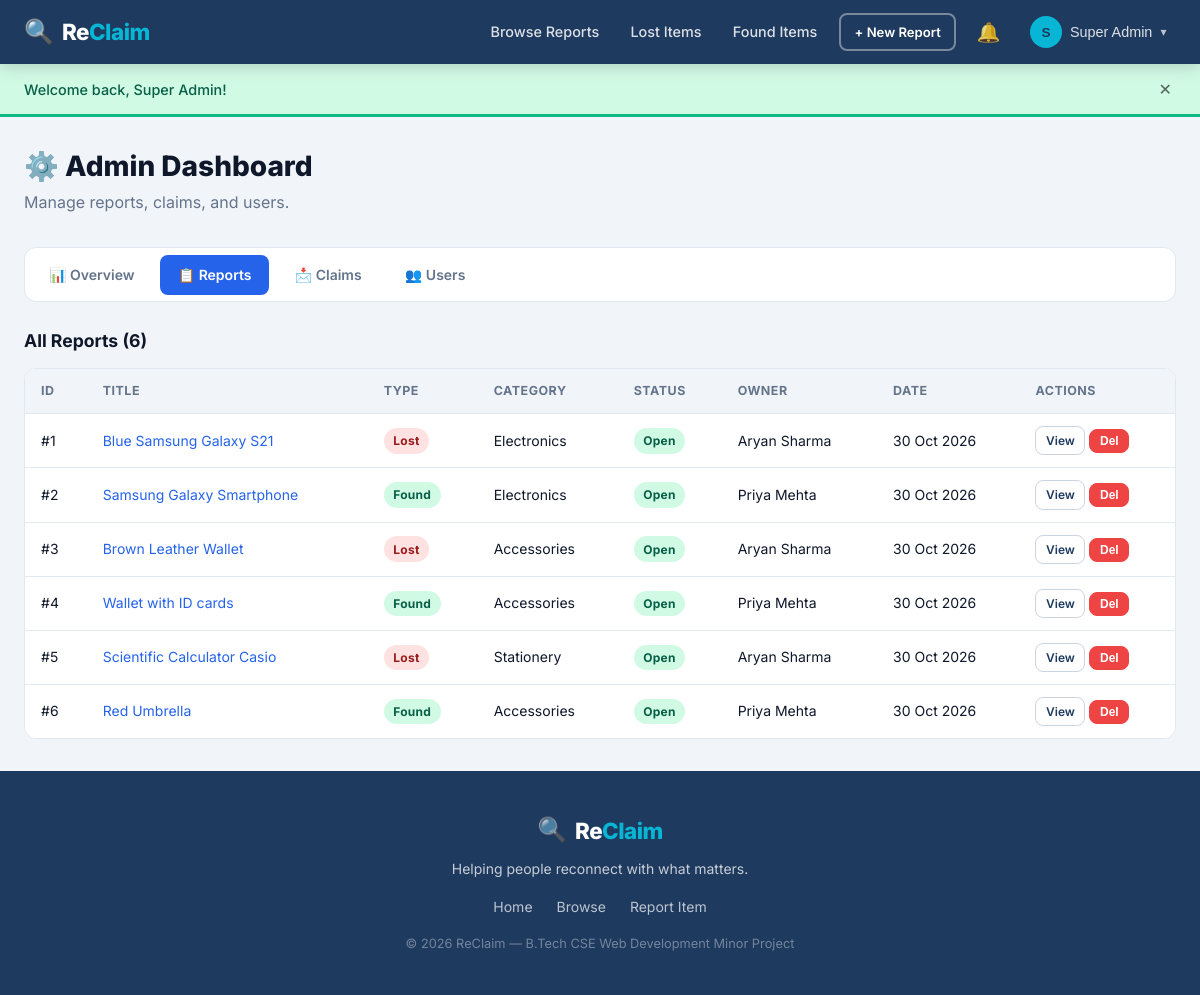
The page /admin.php?tab=reports (signed in) on the database its author committed.
### tables this page shows
CREATE TABLE IF NOT EXISTS reports (
    id            INT UNSIGNED    NOT NULL AUTO_INCREMENT,
    user_id       INT UNSIGNED    NOT NULL,
    type          ENUM('lost','found') NOT NULL,
    title         VARCHAR(200)    NOT NULL,
    category      VARCHAR(100)    NOT NULL,
    description   TEXT            DEFAULT NULL,
    location      VARCHAR(200)    DEFAULT NULL,
    incident_date DATE            NOT NULL,
    status        ENUM('open','claimed','resolved','closed') NOT NULL DEFAULT 'open',
    image_path    VARCHAR(500)    DEFAULT NULL,
    is_deleted    TINYINT(1)      NOT NULL DEFAULT 0,
    created_at    TIMESTAMP       NOT NULL DEFAULT CURRENT_TIMESTAMP,
    updated_at    TIMESTAMP       NOT NULL DEFAULT CURRENT_TIMESTAMP ON UPDATE CURRENT_TIMESTAMP,
    PRIMARY KEY   (id),
    KEY idx_user_id     (user_id),
    KEY idx_type        (type),
    KEY idx_status      (status),
    KEY idx_category    (category),
    KEY idx_incident_date (incident_date),
    KEY idx_is_deleted  (is_deleted),
    CONSTRAINT fk_reports_user FOREIGN KEY (user_id) REFERENCES users (id) ON DELETE CASCADE
);

CREATE TABLE IF NOT EXISTS users (
    id           INT UNSIGNED    NOT NULL AUTO_INCREMENT,
    name         VARCHAR(100)    NOT NULL,
    email        VARCHAR(150)    NOT NULL,
    password_hash VARCHAR(255)   NOT NULL,
    role         ENUM('user','admin') NOT NULL DEFAULT 'user',
    phone        VARCHAR(30)     DEFAULT NULL,
    created_at   TIMESTAMP       NOT NULL DEFAULT CURRENT_TIMESTAMP,
    updated_at   TIMESTAMP       NOT NULL DEFAULT CURRENT_TIMESTAMP ON UPDATE CURRENT_TIMESTAMP,
    PRIMARY KEY  (id),
    UNIQUE KEY   uq_email (email)
);

### admin.php (the view, shortened to what this page needs)
<?php
require_once __DIR__ . '/includes/functions.php';
require_once __DIR__ . '/config/db.php';
$tab       = in_array($_GET['tab'] ?? '', ['overview','reports','claims','users'])
             ? $_GET['tab']
             : 'overview';
$allReports = [];
if ($tab === 'reports') {
    $stmt = $pdo->query(
        "SELECT r.*, u.name AS owner_name FROM reports r
         JOIN users u ON r.user_id = u.id
         WHERE r.is_deleted = 0
         ORDER BY r.created_at DESC LIMIT 100"
    );
    $allReports = $stmt->fetchAll();
}
require_once __DIR__ . '/includes/header.php';
?>
<div class="container page-container">
    <div class="page-header">
        <h1 class="page-title">⚙️ Admin Dashboard</h1>
        <p class="page-subtitle">Manage reports, claims, and users.</p>
    </div>
    <nav class="tab-nav" aria-label="Admin sections">
        <?php foreach (['overview'=>'📊 Overview','reports'=>'📋 Reports','claims'=>'📩 Claims','users'=>'👥 Users'] as $t => $label): ?>
            <a href="admin.php?tab=<?= $t ?>"
               class="tab-btn <?= $tab===$t ? 'active':'' ?>">
                <?= $label ?>
            </a>
        <?php endforeach; ?>
    </nav>
    <?php if ($tab === 'reports'): ?>
    <h2 class="section-title">All Reports (<?= count($allReports) ?>)</h2>
    <div class="admin-table-wrap">
        <table class="admin-table">
            <thead>
                <tr>
                    <th>ID</th><th>Title</th><th>Type</th><th>Category</th>
                    <th>Status</th><th>Owner</th><th>Date</th><th>Actions</th>
                </tr>
            </thead>
            <tbody>
            <?php foreach ($allReports as $r): ?>
            <tr>
                <td>#<?= $r['id'] ?></td>
                <td><a href="report-view.php?id=<?= $r['id'] ?>"><?= h(mb_strimwidth($r['title'],0,50,'…')) ?></a></td>
                <td><?= format_type_badge($r['type']) ?></td>
                <td><?= h($r['category']) ?></td>
                <td><?= format_status_badge($r['status']) ?></td>
                <td><?= h($r['owner_name']) ?></td>
                <td><?= date('d M Y', strtotime($r['created_at'])) ?></td>
                <td>
                    <a href="report-view.php?id=<?= $r['id'] ?>" class="btn btn-xs btn-outline">View</a>
                    <form method="POST" action="actions/admin-action.php" style="display:inline">
                        <button class="btn btn-xs btn-danger"
                                onclick="return confirm('Delete report #<?= $r['id'] ?>?')">Del</button>
                    </form>
                </td>
            </tr>
            <?php endforeach; ?>
            </tbody>
        </table>
    </div>
    <?php endif;  ?>
</div>
<?php require_once __DIR__ . '/includes/footer.php'; ?>

### includes/functions.php (shortened to what this page needs)
<?php
function h(string $str): string {
    return htmlspecialchars($str, ENT_QUOTES | ENT_HTML5, 'UTF-8');
}
function format_status_badge(string $status): string {
    $map = [
        'open'      => ['class' => 'badge-success',  'label' => 'Open'],
        'claimed'   => ['class' => 'badge-warning',  'label' => 'Claimed'],
        'resolved'  => ['class' => 'badge-info',     'label' => 'Resolved'],
        'closed'    => ['class' => 'badge-secondary','label' => 'Closed'],
        'pending'   => ['class' => 'badge-warning',  'label' => 'Pending'],
        'approved'  => ['class' => 'badge-success',  'label' => 'Approved'],
        'rejected'  => ['class' => 'badge-danger',   'label' => 'Rejected'],
        'confirmed' => ['class' => 'badge-info',     'label' => 'Confirmed'],
        'dismissed' => ['class' => 'badge-secondary','label' => 'Dismissed'],
    ];
    $entry = $map[$status] ?? ['class' => 'badge-secondary', 'label' => ucfirst($status)];
    return '<span class="badge ' . $entry['class'] . '">' . $entry['label'] . '</span>';
}
function format_type_badge(string $type): string {
    if ($type === 'lost') {
        return '<span class="badge badge-danger">Lost</span>';
    }
    return '<span class="badge badge-success">Found</span>';
}

### css/style.css (style rules this page uses)
:root { --primary: #1e3a5f; --primary-light: #2563eb; --primary-hover: #1d4ed8; --accent: #06b6d4; --accent-light: #e0f7fa; --success: #10b981; --success-light: #d1fae5; --warning: #f59e0b; --warning-light: #fef3c7; --danger: #ef4444; --danger-light: #fee2e2; --info: #3b82f6; --info-light: #dbeafe; --bg: #f1f5f9; --bg-alt: #e8edf5; --card-bg: #ffffff; --nav-bg: #1e3a5f; --text: #0f172a; --text-muted: #64748b; --text-light: #94a3b8; --border: #e2e8f0; --border-dark: #cbd5e1; --font: 'Inter', -apple-system, BlinkMacSystemFont, 'Segoe UI', sans-serif; --font-mono: 'Fira Code', 'Courier New', monospace; --radius: 12px; --radius-sm: 8px; --radius-lg: 20px; --shadow-sm: 0 1px 3px rgba(0,0,0,.08), 0 1px 2px rgba(0,0,0,.05); --shadow: 0 4px 16px rgba(0,0,0,.10); --shadow-lg: 0 12px 40px rgba(0,0,0,.15); --shadow-card: 0 2px 8px rgba(30,58,95,.08); --transition: all .22s cubic-bezier(.4,0,.2,1); }
*, *::before, *::after { box-sizing: border-box; margin: 0; padding: 0; }
html { scroll-behavior: smooth; font-size: 16px; }
body { font-family: var(--font); background: var(--bg); color: var(--text); line-height: 1.6; min-height: 100vh; display: flex; flex-direction: column; }
a { color: var(--primary-light); text-decoration: none; transition: var(--transition); }
h1,h2,h3,h4,h5 { font-weight: 700; line-height: 1.25; color: var(--text); }
.container { max-width: 1200px; margin: 0 auto; padding: 0 1.5rem; }
.page-container { padding: 2rem 1.5rem; }
.btn { display: inline-flex; align-items: center; justify-content: center; gap: .4rem; padding: .6rem 1.25rem; border-radius: var(--radius-sm); font-size: .9rem; font-weight: 600; cursor: pointer; transition: var(--transition); text-decoration: none; border: 2px solid transparent; white-space: nowrap; }
.btn-outline { background: transparent; color: var(--primary); border-color: var(--border-dark); }
.btn-danger { background: var(--danger); color: #fff; border-color: var(--danger); }
.btn-xs { padding: .25rem .6rem; font-size: .75rem; border-width: 1px; }
.badge { display: inline-flex; align-items: center; padding: .2rem .6rem; border-radius: 99px; font-size: .75rem; font-weight: 700; letter-spacing: .02em; white-space: nowrap; }
.badge-success { background: var(--success-light); color: #065f46; }
.badge-danger { background: var(--danger-light); color: #991b1b; }
.page-header { margin-bottom: 2rem; }
.page-title { font-size: 1.75rem; font-weight: 800; margin-bottom: .35rem; }
.page-subtitle { color: var(--text-muted); }
.section-title { font-size: 1.1rem; font-weight: 700; margin-bottom: 1rem; color: var(--text); }
.tab-nav { display: flex; gap: .5rem; margin-bottom: 1.75rem; background: var(--card-bg); border: 1px solid var(--border); border-radius: var(--radius); padding: .4rem; }
.tab-btn { padding: .55rem 1.1rem; border-radius: var(--radius-sm); font-size: .875rem; font-weight: 600; color: var(--text-muted); cursor: pointer; transition: var(--transition); display: flex; align-items: center; }
.tab-btn.active { background: var(--primary-light); color: #fff; }
.admin-table-wrap { overflow-x: auto; border-radius: var(--radius); border: 1px solid var(--border); }
.admin-table { width: 100%; border-collapse: collapse; font-size: .875rem; background: var(--card-bg); }
.admin-table th { background: var(--bg); padding: .75rem 1rem; text-align: left; font-weight: 700; font-size: .78rem; text-transform: uppercase; letter-spacing: .04em; color: var(--text-muted); border-bottom: 1px solid var(--border); white-space: nowrap; }
.admin-table td { padding: .75rem 1rem; border-bottom: 1px solid var(--border); vertical-align: middle; }
.admin-table tr:last-child td { border-bottom: none; }

### rows shown on the page
reports: id "1", title "Blue Samsung Galaxy S21", type "Lost", category "Electronics", status "Open", user.name "Aryan Sharma", created_at "30 Oct 2026"
reports: id "2", title "Samsung Galaxy Smartphone", category "Electronics", status "Open", user.name "Priya Mehta", created_at "30 Oct 2026"
reports: id "3", title "Brown Leather Wallet", type "Lost", category "Accessories", status "Open", user.name "Aryan Sharma", created_at "30 Oct 2026"
reports: id "4", title "Wallet with ID cards", category "Accessories", status "Open", user.name "Priya Mehta", created_at "30 Oct 2026"
reports: id "5", title "Scientific Calculator Casio", type "Lost", category "Stationery", status "Open", user.name "Aryan Sharma", created_at "30 Oct 2026"
reports: id "6", title "Red Umbrella", category "Accessories", status "Open", user.name "Priya Mehta", created_at "30 Oct 2026"

### other values the page prints
substr(current_user_name(), 0, 1) "S"
current_user_name() "Super Admin"
$flash['message'] "Welcome back, Super Admin!"
$label "📊 Overview"
$label "📋 Reports"
$label "📩 Claims"
$label "👥 Users"
count($allReports) "6"
